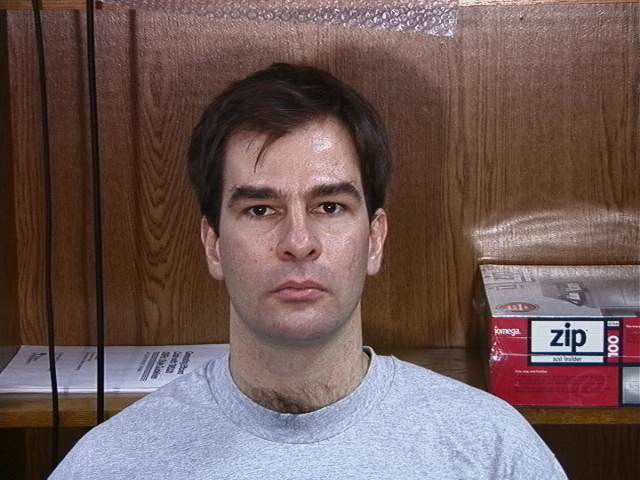
#> input picture TestImagesForPrograms/01.jpg, 640 x 480 px
$ python EllipseMatching.py ../TestImagesForPrograms/01.jpg ../TestImagesForPrograms/1.jpg out.png
#> lines starting #> are read from the running program, lines starting #| are printed output that depends on the picture; after the words box and inside, x2 and y2 are one past the last pixel; in counts of white or black regions, pixels touching at a corner belong together
import cv2
import numpy as np
import matplotlib.pyplot as plt
import sys

def draw_ellipse(img, mean, a, b, eigvecs, color=(0,255,0), thickness=2):

    t = np.linspace(0, 2*np.pi, 200)

    ellipse_local = np.column_stack((a*np.cos(t), b*np.sin(t)))

    ellipse_global = ellipse_local @ eigvecs.T
    ellipse_global[:,0] += mean[0]
    ellipse_global[:,1] += mean[1]

    pts = np.round(ellipse_global).astype(np.int32)
    pts = pts.reshape((-1,1,2))

    cv2.polylines(img, [pts], True, color, thickness)

#if __name__ == "main":
image_path = sys.argv[1]
color_image_path = sys.argv[2]
output_path = sys.argv[3]

img_binary = cv2.imread(image_path, cv2.IMREAD_GRAYSCALE)
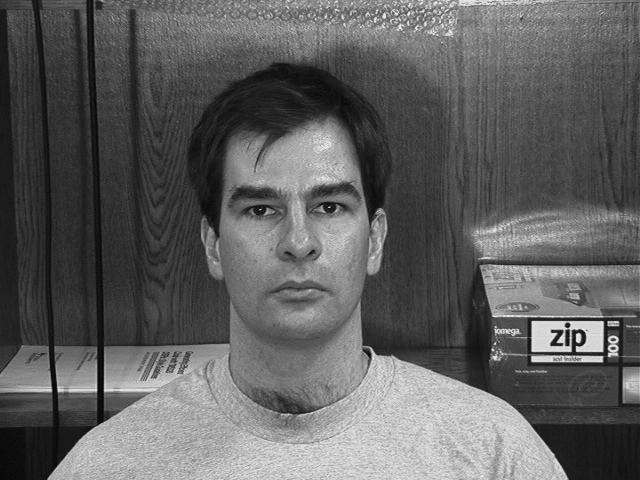
#> img_binary: shape (480, 640); min 2, max 236, mean 96.1
img_color = cv2.imread(color_image_path, cv2.IMREAD_COLOR)
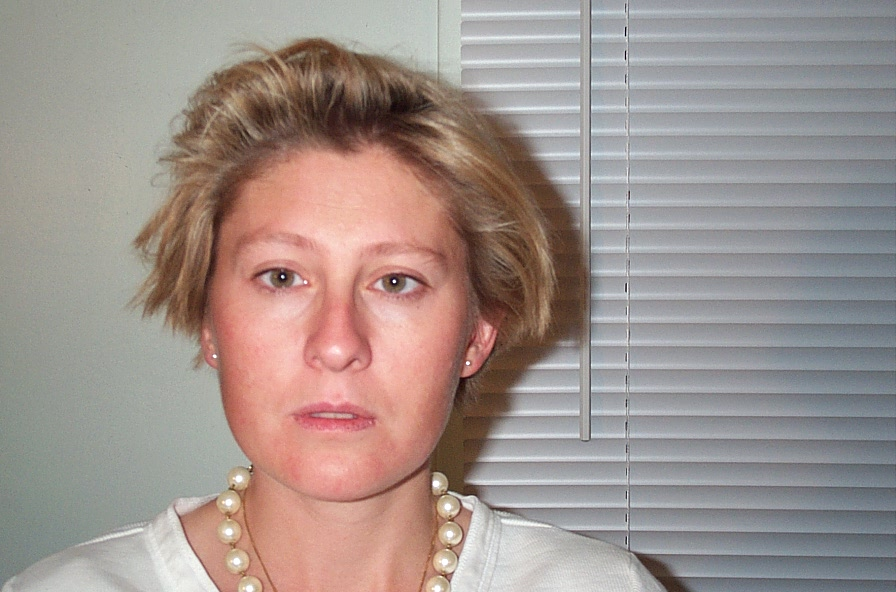
#> input picture TestImagesForPrograms/1.jpg, 896 x 592 px
#> img_color is the input picture: shape (592, 896, 3); mean B, G, R 140.9, 145.9, 159.6

if img_binary is None:
    raise ValueError("Image not found")

_, img_binary = cv2.threshold(img_binary, 127, 255, cv2.THRESH_BINARY)
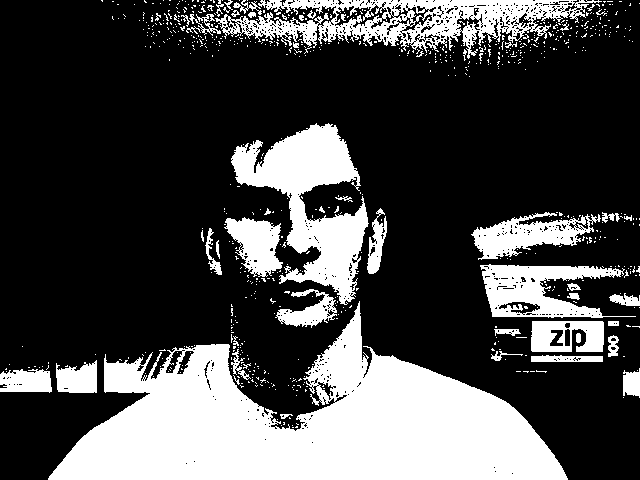
#> img_binary: shape (480, 640); 28.3% white; 737 white regions (688 under 20 px), largest, box (x1, y1, x2, y2) and area: (48, 301, 568, 480) 47099, (231, 123, 369, 305) 10690, (215, 0, 602, 59) 9149

num_labels, labels = cv2.connectedComponents(img_binary)
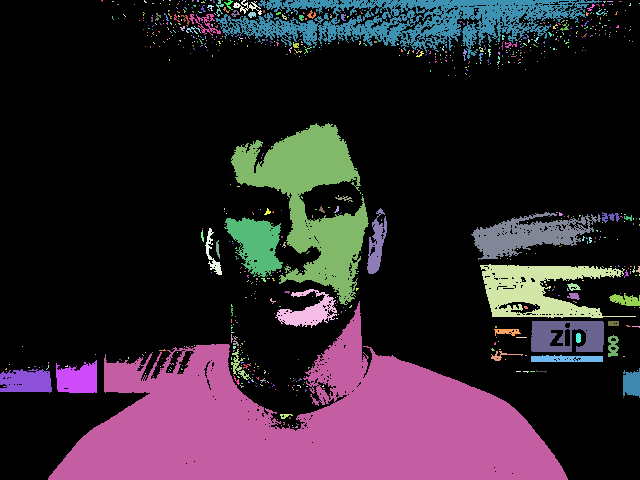
#> labels: shape (480, 640) int32; 738 distinct labels, from 0 to 737; one colour per label, 0 black
#> num_labels = 738
print("Objects found:", num_labels - 1)
#| Objects found: 737

for label_id in range(1, num_labels):
    ys, xs = np.where(labels == label_id)
#   mean_x = xs.mean()
#   mean_y = ys.mean()
    if len(xs) == 0:
            continue

    points = np.column_stack((xs, ys))
    mean = points.mean(axis=0)   # [x_mean, y_mean]
    Z = points - mean

    ZT_Z = Z.T @ Z
    eigvals, eigvecs = np.linalg.eig(ZT_Z)

    idx = np.argsort(eigvals)[::-1]
    eigvals = eigvals[idx]
    eigvecs = eigvecs[:, idx]

    ZE = Z @ eigvecs

    x1 = ZE[:,0]
    x2 = ZE[:,1]

    m11 = np.mean(np.abs(x1))
    m12 = np.mean(np.abs(x2))

    m21 = np.mean(x1**2)
    m22 = np.mean(x2**2)

    a1 = 3*np.pi*m11/4
    a2 = np.sqrt(4*m21)
    b1 = 3*np.pi*m12/4
    b2 = np.sqrt(4*m22)

    a = (a1+a2)/2
    b = (b1+b2)/2

    if a <= 0 or b <= 0:
        continue

    val = x1**2 / a**2 + x2**2 / b**2
    inside = val <= 1

    inside_count = np.sum(inside)
    total_count = len(x1)
    ratio = inside_count / total_count
    text = f"ratio={ratio:.3f}"
    draw_ellipse(img_color, mean, a, b, eigvecs)
    cv2.putText(
        img_color,
        text,
        (int(round(mean[0])),int(round(mean[1]))),
        cv2.FONT_HERSHEY_SIMPLEX,
        0.5,
        (0, 0, 255),
        1,
        cv2.LINE_AA
    )
#> this loop made 737 passes
#> (ys, xs, eigvecs, x1, x2, m11, m12, m21) on passes 4, 7, 12: ([0], [163], [[0, 1], [1, 0]], [0], [0], 0, 0, 0), ([0], [182], [[0, 1], [1, 0]], [0], [0], 0, 0, 0), ([0], [205], [[0, 1], [1, 0]], [0], [0], 0, 0, 0)
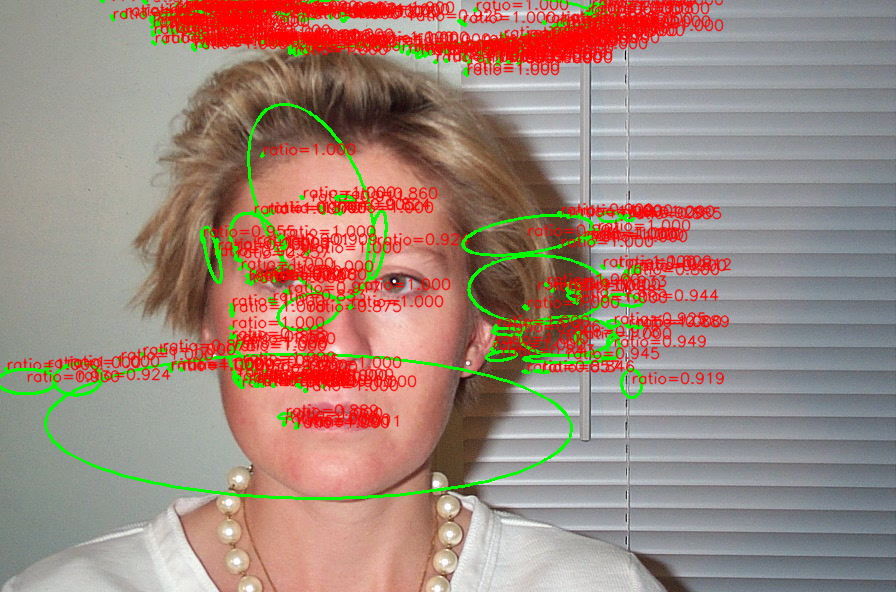
#> img_color: shape (592, 896, 3); 15.33% of pixels changed, all inside (x1, y1, x2, y2) = (0, 0, 732, 500)
# [6 lines of commented-out code are left out]

cv2.imwrite(output_path, img_color)
